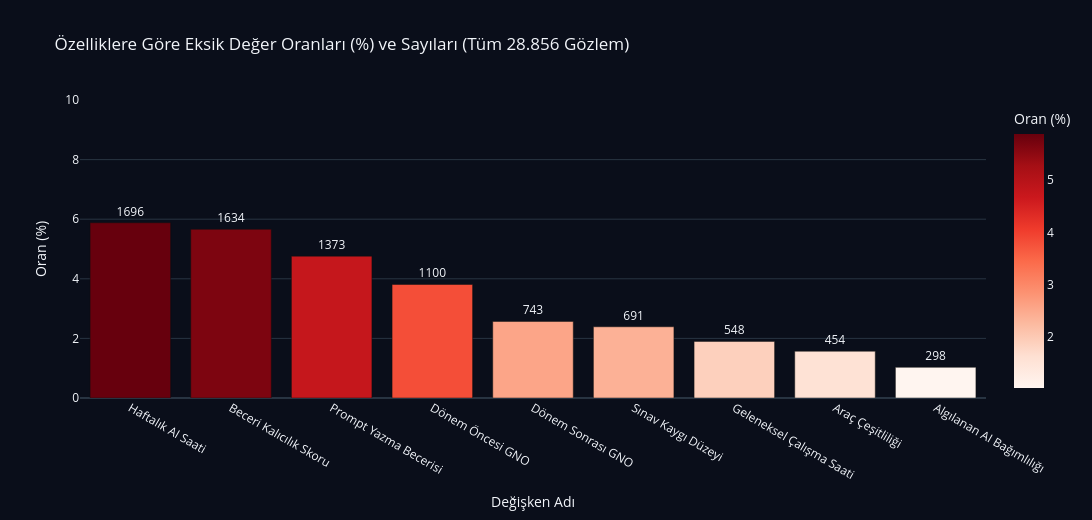

Notebook code cell kept with this figure:
### Markdown cell above
<div style="background:linear-gradient(135deg,#0d1117 0%,#161b22 100%);padding:20px 24px;border-radius:12px;border:1px solid rgba(167,139,250,0.15);margin-top:12px;box-shadow:0 4px 20px rgba(0,0,0,0.3);">
<div style="display:flex;align-items:center;gap:8px;margin-bottom:10px;">
<div style="width:3px;height:18px;background:linear-gradient(180deg,#a78bfa,#7c3aed);border-radius:1.5px;flex-shrink:0;"></div>
<h4 style="color:#c7d2fe;font-size:0.95em;font-weight:700;margin:0;">Veri Analisti Yorumu</h4>
</div>
<p style="color:#cbd5e1;font-size:0.83em;line-height:1.5;margin:0;">
Hedef değişkenimiz olan <code>Burnout_Risk_Level</code> sınıflarının (Low, Medium, High) dağılımı incelendiğinde, dengeli bir yapı olduğu görülmektedir (Low: %32.7, Medium: %42.3, High: %25.0). Sınıf dengesizliği (class imbalance) derin bir problem olmamakla birlikte, yüksek riskli öğrencileri erken aşamada yakalamak akademik rehberlik açısından kritik öneme sahiptir. Bu doğrultuda, model başarısını değerlendirirken birincil hedeflerimiz <strong>Macro F1-Score &gt; 0.78</strong> ve <strong>Recall (Yüksek) &gt; 0.64</strong>; sınıf ayrım gücü için ayrıca <strong>ROC-AUC &gt; 0.85</strong> hedeflenmiştir (Faz 1 başarı metrikleriyle birebir).
</p>
</div>

### Code cell
# 2.4 Eksik Değer Dağılım Analizi
missing_counts = df.isnull().sum()
missing_pct = (df.isnull().sum() / len(df) * 100).round(2)

missing_df = pd.DataFrame({
    'Değişken': df.columns,
    'Eksik Değer Sayısı': missing_counts,
    'Eksiklik Oranı (%)': missing_pct
}).sort_values(by='Eksik Değer Sayısı', ascending=False)

missing_df_plot = missing_df[missing_df['Eksik Değer Sayısı'] > 0]

fig = px.bar(
    missing_df_plot,
    x='Değişken',
    y='Eksiklik Oranı (%)',
    text='Eksik Değer Sayısı',
    title='Özelliklere Göre Eksik Değer Oranları (%) ve Sayıları (Tüm 28.856 Gözlem)',
    color='Eksiklik Oranı (%)',
    color_continuous_scale='Reds',
    labels={'Eksiklik Oranı (%)': 'Oran (%)', 'Değişken': 'Değişken Adı'}
)

fig.update_traces(textposition='outside')
fig.update_layout(
    template='plotly_dark',
    paper_bgcolor='#0a0e1a',
    plot_bgcolor='#0a0e1a',
    yaxis_range=[0, 10],
    width=1100,
    height=520,
)
fig.show()

try:
    fig.write_image(f"{FIGURES_DIR}eda_missing_value_heatmap.png", scale=2)
    print("Grafik kaydedildi: eda_missing_value_heatmap.png")
except Exception as e:
    print(e)

### Figure 1 — Plotly figure (JSON) as saved in the notebook; plotly's stock layout.template omitted (floating-point values rounded to 4 significant figures)
{"data": [{"hovertemplate": "Değişken Adı=%{x}<br>Oran (%)=%{marker.color}<br>Eksik Değer Sayısı=%{text}<extra></extra>", "legendgroup": "", "marker": {"color": [5.88, 5.66, 4.76, 3.81, 2.57, 2.39, 1.9, 1.57, 1.03], "coloraxis": "coloraxis", "pattern": {"shape": ""}}, "name": "", "orientation": "v", "showlegend": false, "text": [1696.0, 1634.0, 1373.0, 1100.0, 743.0, 691.0, 548.0, 454.0, 298.0], "textposition": "outside", "type": "bar", "x": ["Haftalık AI Saati", "Beceri Kalıcılık Skoru", "Prompt Yazma Becerisi", "Dönem Öncesi GNO", "Dönem Sonrası GNO", "Sınav Kaygı Düzeyi", "Geleneksel Çalışma Saati", "Araç Çeşitliliği", "Algılanan AI Bağımlılığı"], "xaxis": "x", "y": [5.88, 5.66, 4.76, 3.81, 2.57, 2.39, 1.9, 1.57, 1.03], "yaxis": "y"}], "layout": {"barmode": "relative", "coloraxis": {"colorbar": {"title": {"text": "Oran (%)"}}, "colorscale": [[0, "rgb(255,245,240)"], [0.125, "rgb(254,224,210)"], [0.25, "rgb(252,187,161)"], [0.375, "rgb(252,146,114)"], [0.5, "rgb(251,106,74)"], [0.625, "rgb(239,59,44)"], [0.75, "rgb(203,24,29)"], [0.875, "rgb(165,15,21)"], [1, "rgb(103,0,13)"]]}, "height": 520, "legend": {"tracegroupgap": 0}, "paper_bgcolor": "#0a0e1a", "plot_bgcolor": "#0a0e1a", "title": {"text": "Özelliklere Göre Eksik Değer Oranları (%) ve Sayıları (Tüm 28.856 Gözlem)"}, "width": 1100, "xaxis": {"anchor": "y", "domain": [0, 1], "title": {"text": "Değişken Adı"}}, "yaxis": {"anchor": "x", "domain": [0, 1], "range": [0, 10], "title": {"text": "Oran (%)"}}}}
